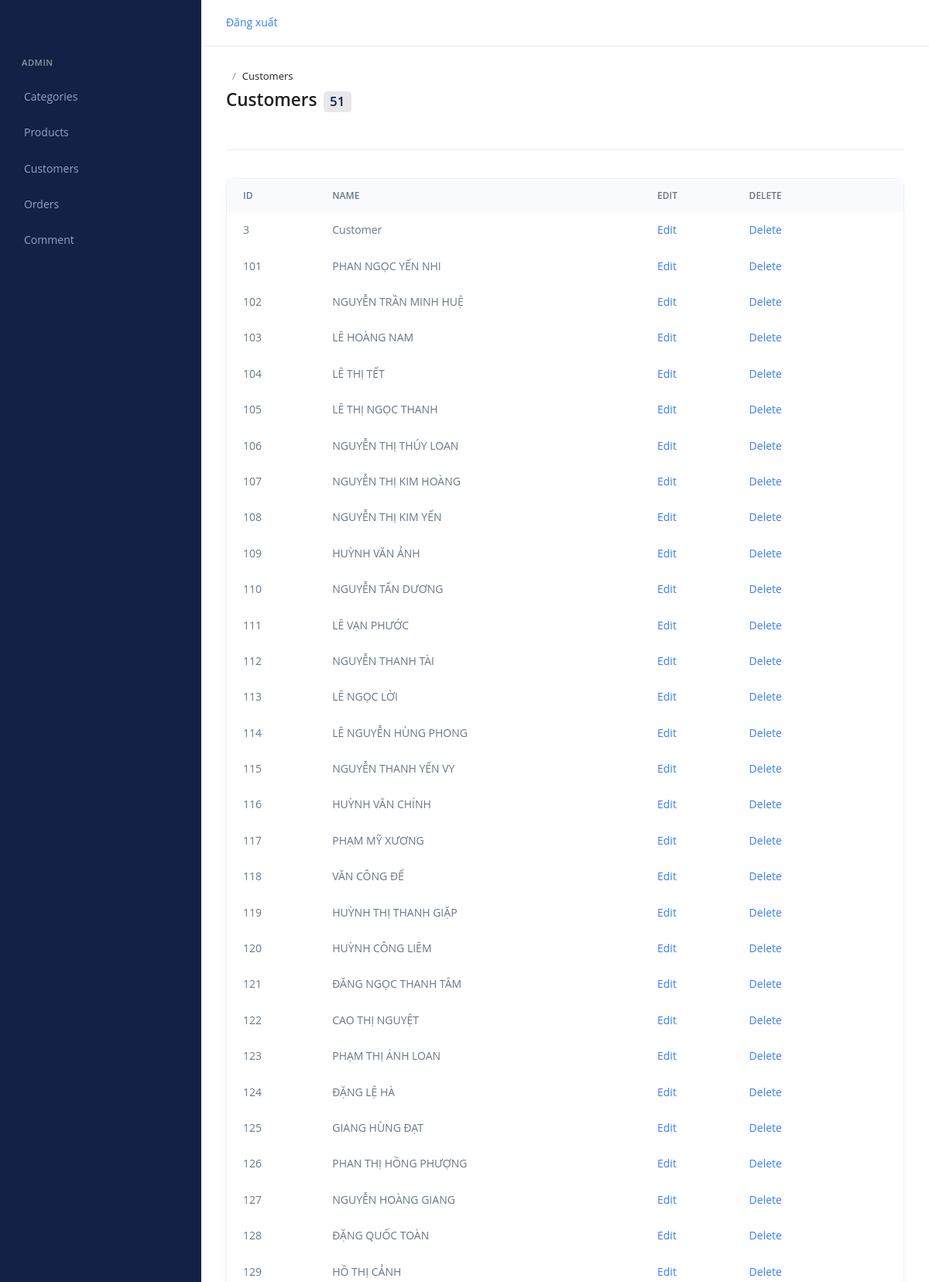
The app's page /Customer/index (signed in, upper part) with its own data.
### tables this page shows
CREATE TABLE `customer` (
  `customer_id` int(11) NOT NULL,
  `customer_name` varchar(255) DEFAULT NULL
);

### core/Controller.php (called while the page is built, shortened)
<?php
    class Controller{
        public function modal($modal){
            return new $modal;
        }
        public function view($view, $data = []){
            require_once "./mvc/views/".$view.".php";
        }
    }
?>

### mvc/controllers/Customer.php (called while the page is built, shortened)
<?php
    class Customer extends Controller{
        function index(){
            $customer = $this->modal("CustomerModal");
            $layout = $this->view("layouts/admin", ["admin_page"=>"admin/customers/index", "admin_header"=>"shared/admin_header", "admin_sidebar"=>"shared/admin_sidebar", "customers"=>$customer->getAllCustomer()]);
        }
    }
?>

### core/App.php (called while the page is built, shortened)
<?php
    class App{
        protected $action = "index";
        function __construct()
        {
            $url_arr = $this->getURL();
            if(isset($url_arr[0])){
                unset($url_arr[0]);
            }
            $this->page = new $this->page;
            if(isset($url_arr[1])){
                if(method_exists($this->page, $url_arr[1])){
                    $this->action = $url_arr[1];
                }
                unset($url_arr[1]);
            }
            $this->params = $url_arr?array_values($url_arr):[];
            call_user_func_array([$this->page, $this->action], $this->params);
        }
        function getURL(){
            if(isset($_GET["url"])){
                return explode("/", filter_var(trim($_GET["url"])));
            }
        }
    }
?>

### index.php (called while the page is built, shortened)
<?php
    require_once "./core/App.php";
    require_once "./core/Controller.php";
    require_once "./core/Database.php";
    $myApp = new App();
?>

### core/Database.php (called while the page is built, shortened)
<?php
    class Database{
        public $servername = "localhost";
        public $username = "root";
        public $password = "";
        public $dbname = "web212";
        function __construct(){
            $this->con = mysqli_connect($this->servername, $this->username, $this->password, $this->dbname);
        }
    }
?>

### mvc/modals/CustomerModal.php (called while the page is built, shortened)
<?php
    class CustomerModal extends Database{
        public function getAllCustomer(){
            $qr = "SELECT * FROM customer";
            return mysqli_query($this->con, $qr);
        }
    }
?>

### mvc/views/admin/customers/index.php (the view, shortened to what this page needs)
<div class="page-header">
  <div class="row align-items-center mb-3">
    <div class="col-sm mb-2 mb-sm-0">
      <nav aria-label="breadcrumb">
        <ol class="breadcrumb breadcrumb-no-gutter">
          <li class="breadcrumb-item active" aria-current="page">Customers</li>
        </ol>
      </nav>
      <h1 class="page-header-title">Customers<span class="badge badge-soft-dark ml-2"><?php echo mysqli_num_rows($data["customers"])?></span></h1>
    </div>
  </div>
</div>
<div class="card">
  <div class="table-responsive">
    <table class="table table-borderless card-table">
      <thead class="thead-light">
      <tr>
        <th>ID</th>
        <th>Name</th>
        <th>Edit</th>
        <th>Delete</th>
        <th colspan="2"></th>
      </tr>
      </thead>
      <tbody>
      <?php
        while($row = mysqli_fetch_array($data["customers"])){
      ?>
        <tr>
          <td><?php echo $row["customer_id"] ?></td>
          <td><?php echo $row["customer_name"] ?></td>
          <td><a href="http://localhost/web212/customer/edit/<?php echo $row["customer_id"] ?>">Edit</td>
          <td><a href="http://localhost/web212/customer/delete/<?php echo $row["customer_id"] ?>">Delete</td>
        </tr>
      <?php
        }
      ?>
      </tbody>
    </table>
  </div>
</div>

### records on screen
customer: customer_id "3", customer_name "Customer"
customer: customer_id "101", customer_name "PHAN NGỌC YẾN NHI"
customer: customer_id "102", customer_name "NGUYỄN TRẦN MINH HUỆ"
customer: customer_id "103", customer_name "LÊ HOÀNG NAM"
customer: customer_id "104", customer_name "LÊ THỊ TẾT"
customer: customer_id "105", customer_name "LÊ THỊ NGỌC THANH"
customer: customer_id "106", customer_name "NGUYỄN THỊ THÚY LOAN"
customer: customer_id "107", customer_name "NGUYỄN THỊ KIM HOÀNG"
customer: customer_id "108", customer_name "NGUYỄN THỊ KIM YẾN"
customer: customer_id "109", customer_name "HUỲNH VĂN ẢNH"
customer: customer_id "110", customer_name "NGUYỄN TẤN DƯƠNG"
customer: customer_id "111", customer_name "LÊ VẠN PHƯỚC"
customer: customer_id "112", customer_name "NGUYỄN THANH TÀI"
customer: customer_id "113", customer_name "LÊ NGỌC LỜI"
customer: customer_id "114", customer_name "LÊ NGUYỄN HÙNG PHONG"
customer: customer_id "115", customer_name "NGUYỄN THANH YẾN VY"
customer: customer_id "116", customer_name "HUỲNH VĂN CHÍNH"
customer: customer_id "117", customer_name "PHẠM MỸ XƯƠNG"
customer: customer_id "118", customer_name "VĂN CÔNG ĐỂ"
customer: customer_id "119", customer_name "HUỲNH THỊ THANH GIẶP"
customer: customer_id "120", customer_name "HUỲNH CÔNG LIÊM"
customer: customer_id "121", customer_name "ĐĂNG NGỌC THANH TÂM"
customer: customer_id "122", customer_name "CAO THỊ NGUYỆT"
customer: customer_id "123", customer_name "PHẠM THỊ ÁNH LOAN"
customer: customer_id "124", customer_name "ĐẶNG LỆ HÀ"
customer: customer_id "125", customer_name "GIANG HÙNG ĐẠT"
customer: customer_id "126", customer_name "PHAN THỊ HỒNG PHƯỢNG"
customer: customer_id "127", customer_name "NGUYỄN HOÀNG GIANG"
customer: customer_id "128", customer_name "ĐẶNG QUỐC TOÀN"
customer: customer_id "129", customer_name "HỒ THỊ CẢNH"

### other values on screen
mysqli_num_rows($data["customers"]) "51"
